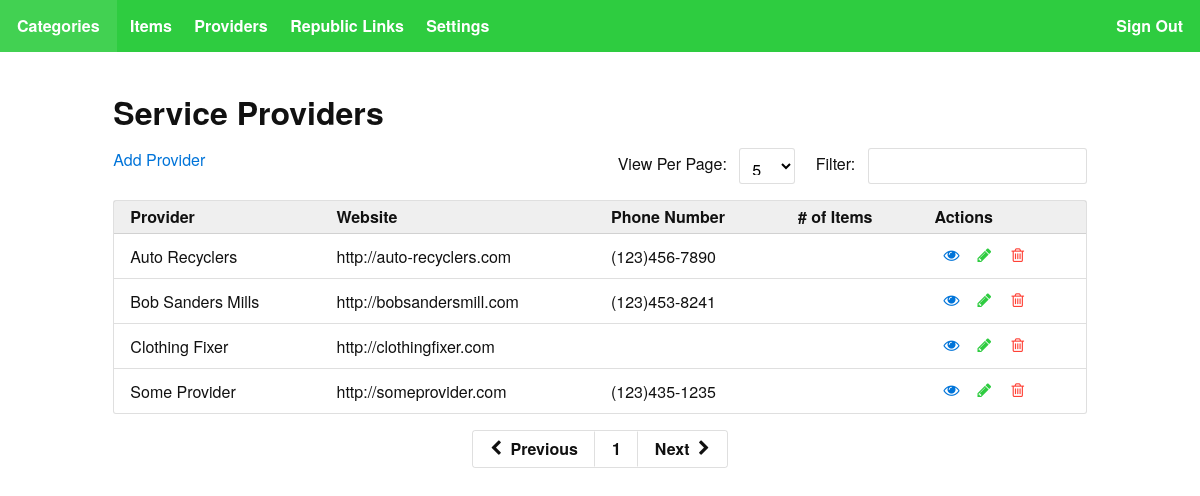
Page /providers/ on the committed database.
### interface/models.py (models this page shows, shortened)
class ServiceProvider(models.Model):
    name = models.CharField(max_length=200, null=False)
    website = models.URLField(max_length=100, null=True)
    phone_number = models.CharField(max_length=10, null=True)
    address = models.TextField(null=True)
    hours_of_operation = models.TextField(null=True)
    created = models.DateTimeField(auto_now_add=True)
    updated = models.DateTimeField(auto_now=True)
    deleted = models.DateTimeField(null=True, default=None)
    class Meta:
        ordering = ("name",)

### interface/views.py (the view)
# urls.py: url(r'^providers/$', views.providers, name='providers'),
def providers(request):
    context = {
        'providers': ServiceProvider.objects.all()
    }
    return render(request, 'interface/providers.html', context)

### interface/templates/interface/providers.html (shortened to what this page needs)
{% extends "interface/base.html" %}
{% block content %}
<div class="flex flex-center p2">
    <div class="md-col-10 mx-auto">
        <h1 class="h1 mt1">Service Providers</h1>
        <form class="right mb2" name="form_controls" method="get">
            <label for="num-per-page" class="ml2 mr1">View Per Page:</label>
            <select id="num-per-page" class="inline-block field-light">
                <option value="5" selected>5</option>
            </select>
            <label for="filter" class="ml2 mr1">Filter:</label>
            <input class="field-light inline-block" type="search" name="filter" id="filter">
        </form>
        <a href="{%  url "new_provider" %}">Add Provider</a>
            <table class="table-light bg-white border rounded">
        <thead class="bg-darken-1">
            <tr>
                <th>Provider</th>
                <th>Website</th>
                <th>Phone Number</th>
                <th># of Items</th>
                <th>Actions</th>
            </tr>
        </thead>
        <tbody>
            {% for provider in providers %}
            <tr>
                <td style="padding-top: 0.7em">{{ provider.name }}</td>
                <td style="padding-top: 0.7em">{{ provider.website }}</td>
                <td style="padding-top: 0.7em">{{ provider.phone_number }}</td>
                <td style="padding-top: 0.7em"></td>
                <td class="flex center">
                    <a href="{% url "provider" provider.id %}" class="button button-transparent button-narrow blue"><span class="icon-eye"></span></a>
                    <a href="{% url "edit_provider" provider.id %}" class="button button-transparent button-narrow green"><span class="icon-pencil"></span></a>
                    <a href="{% url "delete_provider" provider.id %}" class="button button-transparent button-narrow red"><span class="icon-trash"></span></a>
                </td>
            </tr>
            {% endfor %}
        </tbody>
    </table>
    </div>
</div>
<div class="center">
  <div class="inline-block overflow-hidden border rounded">
    <a href="#!" class="left button button-transparent border-right">
      <span class="icon-chevron-left"></span>
      &nbsp;Previous
    </a>
    <a href="#!" class="right button button-transparent ">
      Next&nbsp;
      <span class="icon-chevron-right"></span>
    </a>
    <div class="overflow-hidden sm-show">
      <a href="#!" class="left button button-transparent border-right">1</a>
    </div>
  </div>
</div>
{% endblock %}

### interface/templates/interface/base.html (shortened to what this page needs)
<!DOCTYPE html>
{% load staticfiles %}
<html>
<head lang="en">
    <link href="{% static 'bass.css' %}" rel="stylesheet">
    <link href="{%  static "style.css" %}" rel="stylesheet">
</head>
<body>
<div class="clearfix mb2 white bg-green">
    <div class="left">
        <a href="{% url 'categories' %}" class="button py2 m0 button-transparent">Categories</a>
        <a href="{% url 'items' %}" class="button button-narrow py2 m0 button-transparent">Items</a>
        <a href="{% url 'providers' %}" class="button button-narrow py2 m0 button-transparent">Providers</a>
        <a href="{% url 'links' %}" class="button button-narrow py2 m0 button-transparent">Republic Links</a>
        <a href="#!" class="button button-narrow py2 m0 button-transparent">Settings</a>
    </div>
    <div class="right">
        <a href="{% url 'sign_out' %}" class="button py2 m0 button-transparent">Sign Out</a>
    </div>
</div>
{% block content %}{% endblock %}
</body>
</html>

### static/bass.css (style rules this page uses)
body { margin:0 }
fieldset,input,select,textarea { font-family:inherit;font-size:1rem;box-sizing:border-box;margin-top:0;margin-bottom:0 }
input[type=datetime-local],input[type=datetime],input[type=email],input[type=month],input[type=number],input[type=password],input[type=search],input[type=tel],input[type=text],input[type=time],input[type=url],input[type=week] { height:2.25rem;padding:.5rem .5rem;vertical-align:middle;-webkit-appearance:none }
select { line-height:1.75;padding:.5rem .5rem }
select:not([multiple]) { height:2.25rem;vertical-align:middle }
.button,button { font-family:inherit;font-size:inherit;font-weight:700;text-decoration:none;cursor:pointer;display:inline-block;line-height:1.125rem;padding:.5rem 1rem;margin:0;height:auto;border:1px solid transparent;vertical-align:middle;-webkit-appearance:none }
.button,.button::after,.button::before,button,button::after,button::before { box-sizing:border-box;box-sizing:border-box }
table { border-collapse:separate;border-spacing:0;max-width:100%;width:100% }
th { text-align:left;font-weight:700 }
td,th { padding:.25rem 1rem;line-height:inherit }
th { vertical-align:bottom }
td { vertical-align:top }
body { font-family:'Helvetica Neue',Helvetica,sans-serif;line-height:1.5;font-size:100% }
h1,h2,h3,h4,h5,h6 { font-family:'Helvetica Neue',Helvetica,sans-serif;font-weight:700;line-height:1.25;margin-top:1em;margin-bottom:.5em }
.h1,h1 { font-size:2rem }
.inline-block { display:inline-block }
.overflow-hidden { overflow:hidden }
.clearfix:after,.clearfix:before { content:" ";display:table }
.clearfix:after { clear:both }
.left { float:left }
.right { float:right }
.center { text-align:center }
.m0 { margin:0 }
.mt1 { margin-top:.5rem }
.mr1 { margin-right:.5rem }
.mb2 { margin-bottom:1rem }
.ml2 { margin-left:1rem }
.mx-auto { margin-left:auto;margin-right:auto }
.p2 { padding:1rem }
.py2 { padding-top:1rem;padding-bottom:1rem }
.lg-show,.md-show,.sm-show { display:none!important }
@media (min-width:40em) { .sm-show { display:block!important } }
.button-narrow { padding-left:.5rem;padding-right:.5rem }
@media (min-width:52em) { .md-col-10 { width:83.33333% } }
.flex { display:-webkit-box;display:-webkit-flex;display:-ms-flexbox;display:flex }
.flex-center { -webkit-box-align:center;-webkit-align-items:center;-ms-flex-align:center;align-items:center }
.flex>div { box-sizing:border-box }
body { color:#111;background-color:#fff }
a { color:#0074d9;text-decoration:none }
.button { color:#fff;background-color:#0074d9;border-radius:3px }
.field-light { background-color:#fff;-webkit-transition:box-shadow .2s ease;transition:box-shadow .2s ease;border-style:solid;border-width:1px;border-color:rgba(0,0,0,.125);border-radius:3px }
.table-light td,.table-light th { border-bottom-width:1px;border-bottom-style:solid;border-bottom-color:rgba(0,0,0,.125) }
.table-light tr:last-child td { border-bottom:0 }
.button-transparent { position:relative;z-index:2;color:inherit;background-color:transparent;border-radius:0;border:1px solid transparent }
.button-transparent::before { content:'';display:block;position:absolute;z-index:-1;top:-1px;right:-1px;bottom:-1px;left:-1px;border:1px solid transparent;background-color:currentcolor;opacity:0 }
.border { border-style:solid;border-width:1px;border-color:rgba(0,0,0,.125) }
.border-right { border-right-style:solid;border-right-width:1px;border-right-color:rgba(0,0,0,.125) }
.rounded { border-radius:3px }
.white { color:#fff }
.blue { color:#0074d9 }
.green { color:#2ecc40 }
.red { color:#ff4136 }
.bg-white { background-color:#fff }
.bg-green { background-color:#2ecc40 }
.bg-darken-1 { background-color:rgba(0,0,0,.0625) }

### static/style.css (style rules this page uses)
[class^="icon-"], [class*=" icon-"] { font-family: 'icomoon'; speak: none; font-style: normal; font-weight: normal; font-variant: normal; text-transform: none; line-height: 1; -webkit-font-smoothing: antialiased; -moz-osx-font-smoothing: grayscale; }
.icon-trash:before { content: "\f014"; }
.icon-pencil:before { content: "\f040"; }
.icon-eye:before { content: "\f06e"; }
.icon-chevron-left:before { content: "\f053"; }
.icon-chevron-right:before { content: "\f054"; }

### rows in the picture
ServiceProvider: name "Auto Recyclers", website "http://auto-recyclers.com", phone_number "(123)456-7890"
ServiceProvider: name "Bob Sanders Mills", website "http://bobsandersmill.com", phone_number "(123)453-8241"
ServiceProvider: name "Clothing Fixer", website "http://clothingfixer.com"
ServiceProvider: name "Some Provider", website "http://someprovider.com", phone_number "(123)435-1235"
